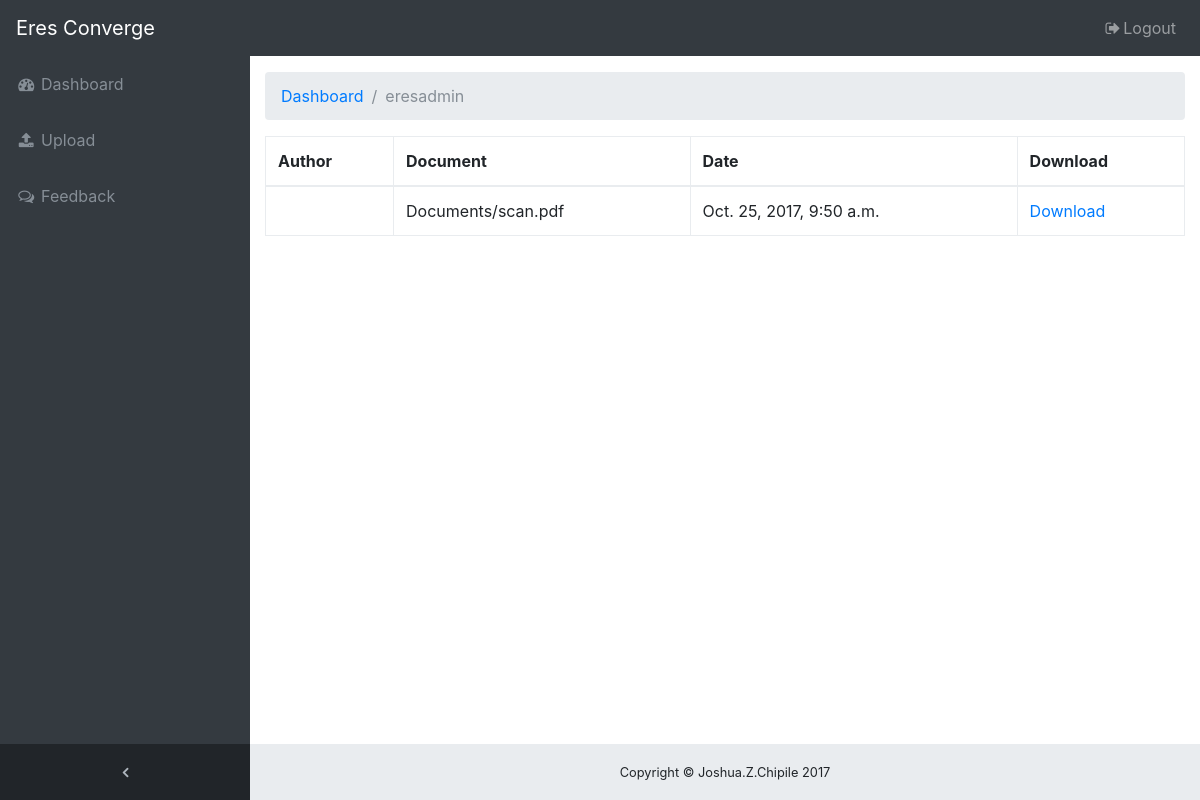
The page /dashboard/ (signed in) on the database its author committed.
### eresapp/models.py (models this page shows)
class Document(models.Model):
    title = models.CharField(max_length=255, blank=True)
    file = models.FileField(upload_to='Documents/')
    uploaded_at = models.DateTimeField(auto_now_add=True)

### eresapp/views.py (the view)
# urls.py: url(r'^dashboard/$', views.dashboard, name='dashboard'),
@login_required(login_url='login')
def dashboard(request):
	document_list = Document.objects.all()
        return render(request, 'site/dashboard.html', {'documents': document_list})

### eresapp/templates/site/dashboard.html
{% extends 'site/base3.html' %}
{% block content %}
      <ol class="breadcrumb">
        <li class="breadcrumb-item">
          <a href="#">Dashboard</a>
        </li>
        <li class="breadcrumb-item active">{{user.username}}</li>
      </ol>
<table id="gallery" class="table table-bordered">
  <thead>
    <tr>
      <th>Author</th>
      <th>Document</th>
      <th>Date</th>
      <th>Download</th>
    </tr>
  </thead>
  <tbody>
    {% for document in documents %}
      <tr>
        <td>{{document.user}}
        <td>{{ document.file.name }}</td>
	<td>{{document.uploaded_at}}</td>
	<td><a href="{{ document.file.url }}">Download</a></td>
      </tr>
    {% endfor %}
  </tbody>
</table>
{% endblock  %}

### static/css/sb-admin.css (style rules this page uses)
html { position: relative; min-height: 100%; }
body { overflow-x: hidden; }
body.sticky-footer { margin-bottom: 56px; }
body.fixed-nav { padding-top: 56px; }

### rows shown on the page
Document: file.name "Documents/scan.pdf", uploaded_at "Oct. 25, 2017, 9:50 a.m."

### other values the page prints
{{ user.username }} "eresadmin"
